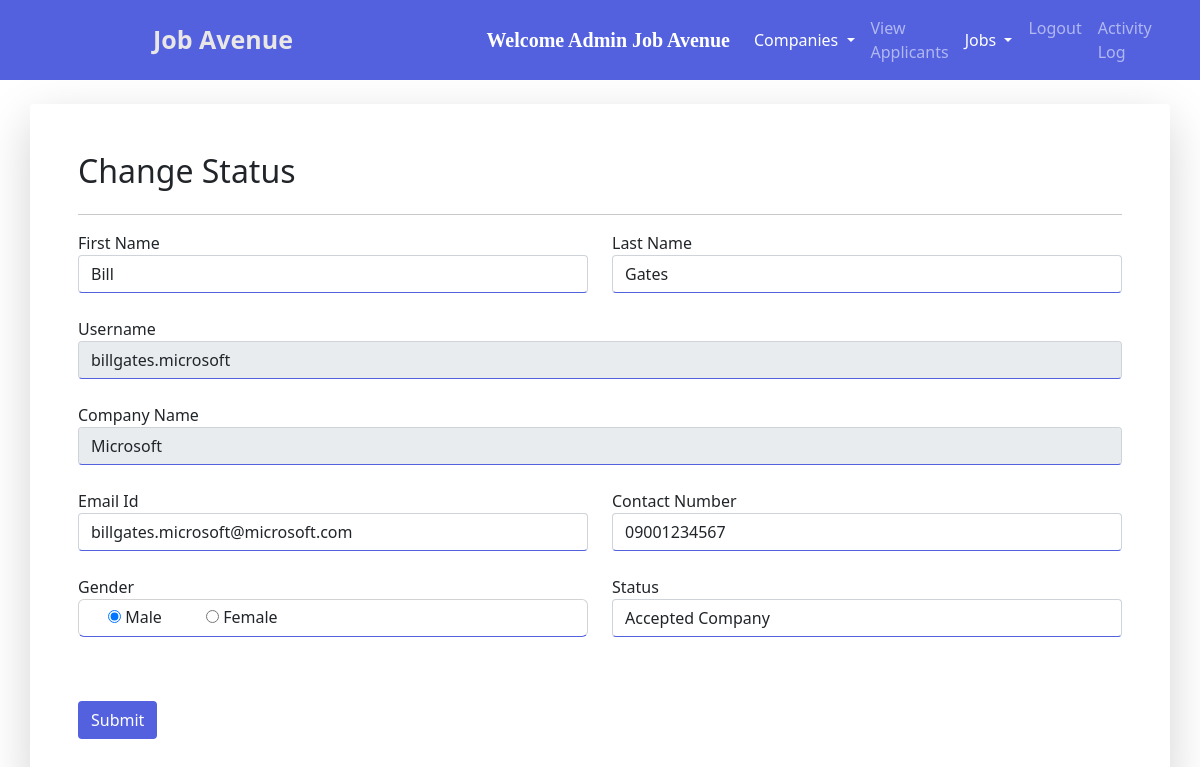
Screenshot of /change_status/26/ (signed in) with the database file from the repository.
### jobs/models.py (models this page shows, shortened)
class Company(models.Model):
    user = models.ForeignKey(User, on_delete=models.CASCADE,unique=True)
    phone = models.CharField(max_length=10)
    image = models.ImageField(upload_to="")
    gender =  models.CharField(max_length=10,choices=GENDER_CHOICES,default="MALE")
    type = models.CharField(max_length=15)
    status = models.CharField(max_length=20)
    company_name = models.CharField(max_length=100)

### jobs/views.py (the view, shortened to what this page needs)
# urls.py: path("change_status/<int:myid>/", views.change_status, name="change_status"),
def change_status(request, myid):
    if not request.user.is_authenticated:
        return redirect("/user_login")
    if not request.user.is_staff:
        return redirect('/')
    company = Company.objects.get(id=myid)
    return render(request, "change_status.html", {'company':company})

### jobs/templates/change_status.html (shortened to what this page needs)
{% extends 'admin_navbar.html' %}
{% block css %}
{% load static %}
{% endblock %}
{% block body %}
<form method="POST"> {% csrf_token %}
    <div class="container mt-4 shadow-lg px-5 py-5 rounded">
        <div class="row">
            <div class="form-group col-md-6">
                <h2>Change Status</h2>
            </div>
        </div>
        <hr>
        <div class="row">
            <div class="form-group col-md-6">
                <label>First Name</label>
                <input type="text" class="form-control" name="first_name" id="first_name"
                    value="{{company.user.first_name}}"  style="border-bottom-color:#5361df;" required>
            </div>
            <div class="form-group col-md-6">
                <label>Last Name</label>
                <input type="text" class="form-control" name="last_name" id="last_name"
                    value="{{company.user.last_name}}"  style="border-bottom-color:#5361df;" required>
            </div>
        </div>
        <div class="row mt-4">
            <div class="form-group col-md-12">
                <label>Username</label>
                <input type="text" class="form-control" name="username" id="username" value="{{company.user.username}}"
                style="border-bottom-color:#5361df;" readonly>
            </div>
        </div>
        <div class="row mt-4">
            <div class="form-group col-md-12">
                <label>Company Name</label>
                <input type="text" class="form-control" name="company_name" id="company_name"
                    value="{{company.company_name}}"  style="border-bottom-color:#5361df;" readonly>
            </div>
        </div>
        <div class="row mt-4">
            <div class="form-group col-md-6">
                <label>Email Id</label>
                <input type="email" class="form-control" name="email" id="email" value="{{company.user.email}}"
                style="border-bottom-color:#5361df;" required>
            </div>
            <div class="form-group col-md-6">
                <label>Contact Number</label>
                <input type="tel" class="form-control" name="phone" id="phone" value="{{company.phone}}"  style="border-bottom-color:#5361df;" required>
            </div>
        </div>
        <div class="row mt-4">
            <div class="form-group col-md-6">
                <label>Gender</label>
                {% if company.gender == "Male" %}
                <div style="border: 1px solid lightgrey; padding: 5px; border-radius: 6px; border-bottom-color:#5361df;">
                    <div class="form-check form-check-inline">
                        <input type="radio" class="custom-control-input" name="gender" value="Male" checked>
                        <label for="male" class="custom-control-label">Male</label>
                    </div>
                    <div class="form-check form-check-inline">
                        <input type="radio" class="custom-control-input" name="gender" value="Female">
                        <label for="female" class="custom-control-label">Female</label>
                    </div>
                </div>
                {% endif %}
            </div>
            <div class="form-group col-md-6">
                <label>Status</label>
                <select name="status" id="status" class="form-control"  style="border-bottom-color:#5361df;">
                    <option value="Accepted">Accepted Company</option>
                </select>
            </div>
        </div>
        <div class="row mt-2">
        </div>
        <div class="row mt-4">
            <div class="form-group col-md-6">
                <input type="submit" value="Submit" class="btn mt-4" style="background-color:#5361df; color:white; ">
            </div>
        </div>
    </div>
</form>
{% endblock %}

### jobs/templates/admin_navbar.html (shortened to what this page needs)
<!doctype html>
<html lang="en">
<head>
  <link href="https://cdn.jsdelivr.net/npm/bootstrap@5.0.2/dist/css/bootstrap.min.css" rel="stylesheet"
>
    <link rel="stylesheet" href="https://cdnjs.cloudflare.com/ajax/libs/font-awesome/5.15.3/css/all.min.css">
  <link rel="stylesheet" href="https://cdn.datatables.net/1.10.25/css/jquery.dataTables.min.css">
  <link rel="stylesheet" href="https://cdn.datatables.net/buttons/1.7.1/css/buttons.dataTables.min.css">
</head>
<body>
  <nav class="navbar navbar-expand-lg navbar-dark">
    <a class="navbar-brand" href="/"><span class="head1" style="margin-left:153px;">Job Avenue</span></a>
    <div class="container w-50">
      <div class="collapse navbar-collapse pull-right" id="navbarSupportedContent">
        <a class="navbar-brand" style="font-weight: bold; font-family: 'Times New Roman', Times, serif;"
          href="#">Welcome {{request.user.get_full_name}}
        </a>
        <ul class="navbar-nav me-auto mb-2 mb-lg-0">
          <div class="collapse navbar-collapse" id="navbarNavDarkDropdown">
            <ul class="navbar-nav">
              <li class="nav-item dropdown">
                <a class="nav-link active dropdown-toggle" href="#" id="navbarDarkDropdownMenuLink" role="button"
                  data-bs-toggle="dropdown" aria-expanded="false">
                  Companies
                </a>
              </li>
            </ul>
          </div>
          <li class="nav-item">
            <a class="nav-link {% block view_applicants %} {% endblock %}" href="/view_applicants/">View Applicants</a>
          </li>
          <div class="collapse navbar-collapse" id="navbarNavDarkDropdown">
            <ul class="navbar-nav">
              <li class="nav-item dropdown">
                <a class="nav-link active dropdown-toggle" href="#" id="navbarDarkDropdownMenuLink" role="button"
                  data-bs-toggle="dropdown" aria-expanded="false">
                  Jobs
                </a>
              </li>
            </ul>
          </div>
          <li class="nav-item" id="nav-item">
            <a class="nav-link pointer">Logout</a>
          </li>
          <li class="nav-item" id="nav-item">
            <a class="nav-link" href="/activity_logs/">Activity Log</a>
          </li>
        </ul>
      </div>
    </div>
  </nav>
  {% block body %}
  {% endblock %}
</body>
</html>

### jobs/templates/admin_navbar.html (style rules this page uses)
.navbar { background-color: #5361df; }
.head1 { color: #e9e7e6; font-size: 25px; font-weight: bold; height: 50px; margin-left: 15px; }
.pull-right { float: right; margin-left: 20px; }
.pointer { cursor: pointer; }

### rows the page displays
Company: first_name "Bill", last_name "Gates", username "billgates.microsoft", company_name "Microsoft", email "billgates.microsoft@microsoft.com", phone "09001234567"

### other values shown
{{ request.user.get_full_name }} "Admin Job Avenue"
